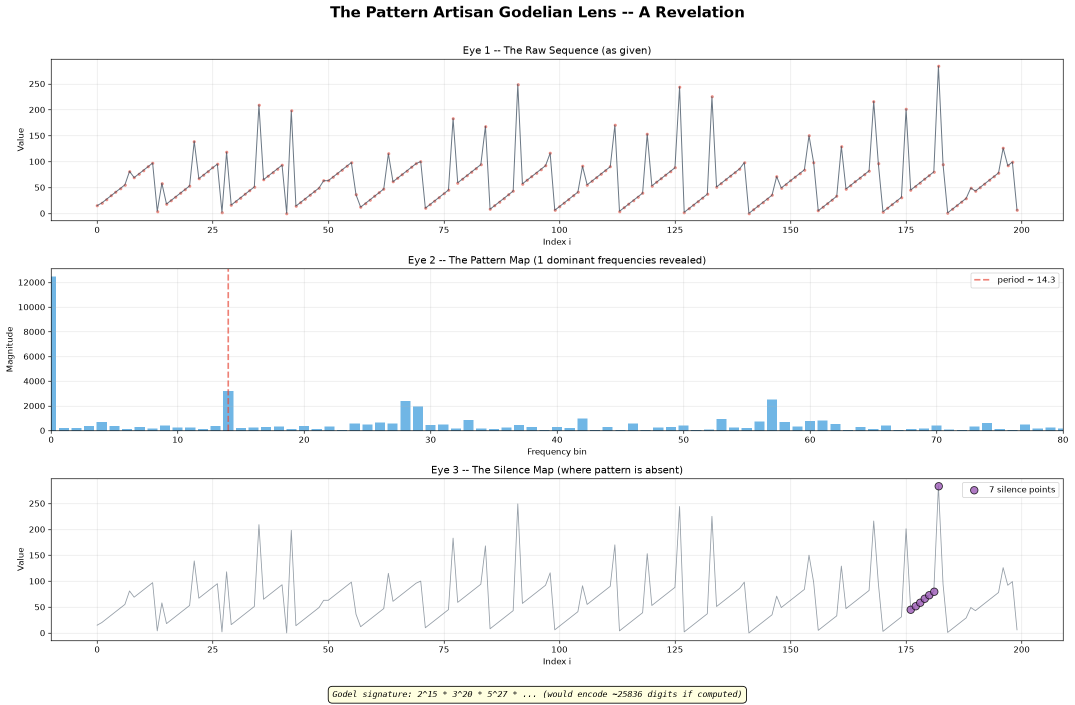
#> input picture instances/minimax_m3/agent_workspace/lens/godelian_lens_revelation.png, 2149 x 1410 px (shown at 1/2 size)
$ python make_preview.py
#> lines starting #> are read from the running program, lines starting #| are printed output that depends on the picture
"""Render a quick preview thumbnail of lens_dashboard.html by tiling the 6 PNGs."""
import os
import matplotlib.pyplot as plt
from PIL import Image

HERE = os.path.dirname(os.path.abspath(__file__))
names = [
    'godelian_lens_revelation.png',
    'strange_loop.png',
    'hofstadter_q.png',
    'quasicrystal.png',
    'mandelbrot_zoom.png',
    'lorenz.png',
]
fig, axes = plt.subplots(2, 3, figsize=(13, 8.6), facecolor='#000')
for ax, n in zip(axes.ravel(), names):
    img = Image.open(os.path.join(HERE, n))
#> img is the input picture: PIL image 2149x1410 RGBA; mean R, G, B, A 248.6, 249, 249.1, 255
    ax.set_facecolor('#000')
    ax.imshow(img)
    ax.set_xticks([])
    ax.set_yticks([])
    for sp in ax.spines.values():
        sp.set_color('#222')
fig.suptitle('Six Lenses of Self-Reference  -  preview of lens_dashboard.html',
             color='white', fontsize=14, y=0.99)
fig.tight_layout()
out = os.path.join(HERE, 'dashboard_preview.png')
fig.savefig(out, dpi=110, facecolor='#000')
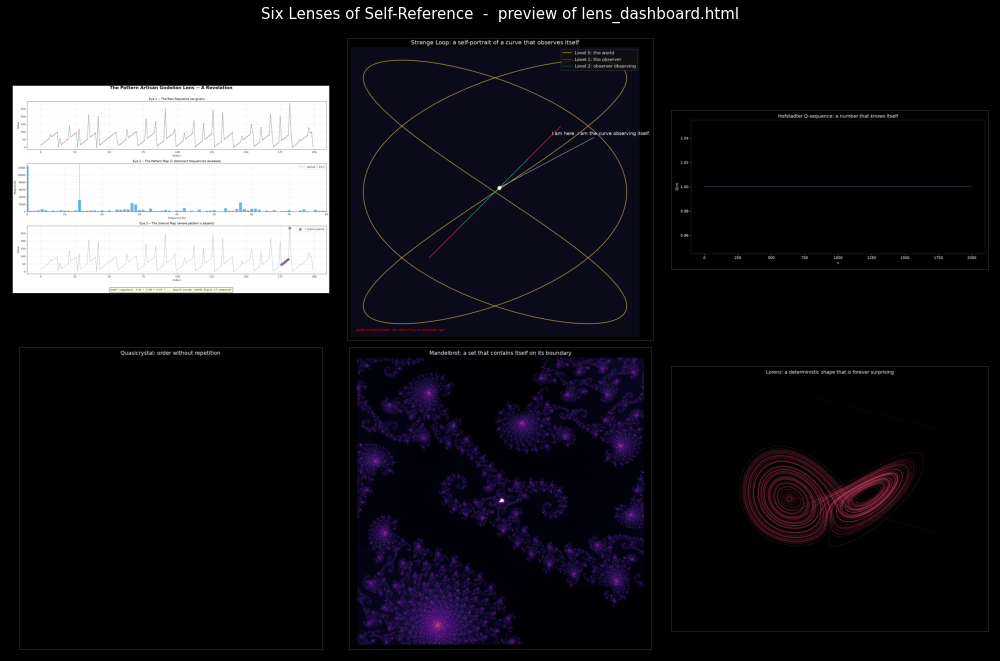
#> figure drawn by matplotlib, 6 panels
print(out)
